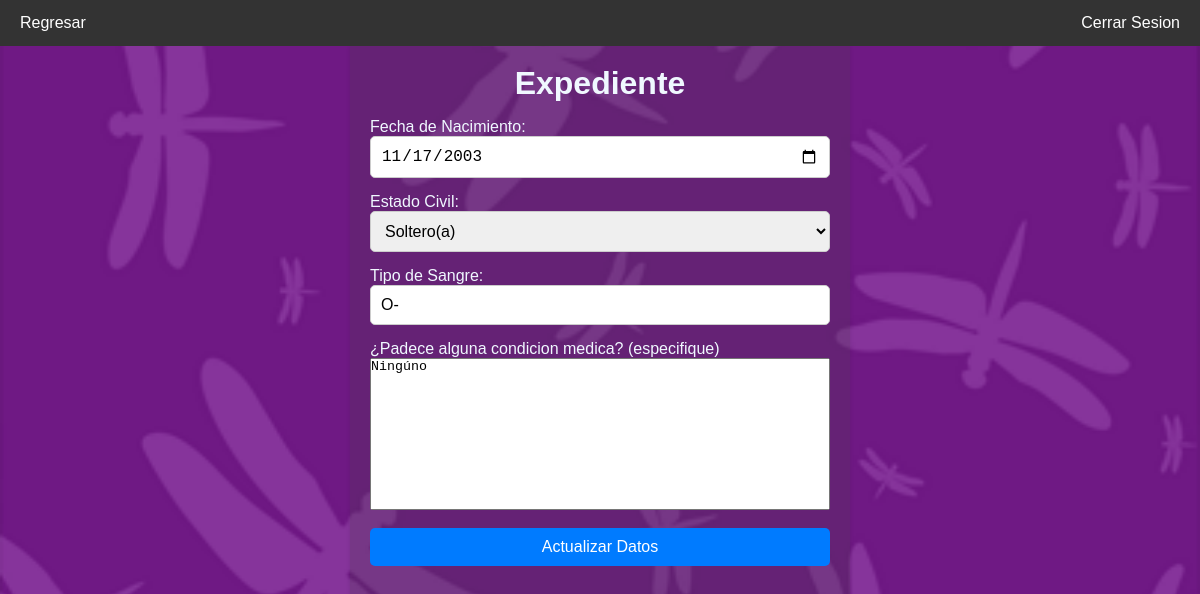
Page /expediente.php (signed in) on the committed database.
### tables this page shows
CREATE TABLE `expediente` (
  `idPersona` int(11) DEFAULT NULL,
  `nss` varchar(100) DEFAULT NULL,
  `vigenciaDerechos` varchar(100) DEFAULT NULL,
  `tipoSangre` varchar(100) DEFAULT NULL,
  `fechaNacimiento` date DEFAULT NULL,
  `direccion` varchar(255) DEFAULT NULL,
  `condMedicas` varchar(255) DEFAULT NULL,
  `clinica` varchar(100) DEFAULT NULL,
  `idEstadoCivil` int(11) DEFAULT NULL,
  `idCarrera` int(11) DEFAULT NULL,
  `idTutor` int(11) DEFAULT NULL
);

CREATE TABLE `estadocivil` (
  `idEstadoCivil` int(11) NOT NULL,
  `estado` varchar(100) DEFAULT NULL
);

### expediente.php (the view, shortened to what this page needs)
<?php
$pdo = Database::getInstance();
?>
<!DOCTYPE html>
<html lang="en">
<head>
    <link rel="stylesheet" href="assets/css/base.css">
    <link rel="stylesheet" href="assets/css/layout.css">
    <link rel="stylesheet" href="assets/css/components.css">
</head>
<body>
    <?php
        try {
            $idPersona = $_SESSION['idPersona'];
            $sql = "
                SELECT e.fechaNacimiento, e.idEstadoCivil, e.tipoSangre, e.condMedicas
                FROM persona p
                JOIN expediente e ON p.idPersona = e.idPersona
                WHERE p.idPersona = :idPersona
            ";
            $stmt = $pdo->prepare($sql);
            $stmt->bindParam(':idPersona', $idPersona, PDO::PARAM_INT);
            $stmt->execute();
            $datosExpediente = $stmt->fetch(PDO::FETCH_ASSOC);
        } catch (PDOException $e) {
            echo 'Query failed: ' . $e->getMessage();
        }
    ?>
    <div class="container full-height centered">
        <div class="card" style="text-align: left;">
            <div class="navbar">
                <a href="menu.php">Regresar</a>
                <a href='index.php?exit=true' style="float: right;">Cerrar Sesion</a>
            </div>
            <div class="title">
                <h1>Expediente</h1>
            </div>
            <form action="controller/actualizarDatosExpediente.php" class="form" method="POST" enctype="multipart/form-data">
                <label >Fecha de Nacimiento:</label>
                <input type="date" name="fechaNacimiento" required value="<?php echo $datosExpediente['fechaNacimiento'];?>">
                <label >Estado Civil:</label>
                <?php
                    echo "
                    <select name='idEstadoCivil' required>
                    <option value='' ". ($datosExpediente['idEstadoCivil'] == '' ? 'selected' : '') .">Seleccionar</option>
                    ";
                    try {
                    $stmt = $pdo->query('SELECT * FROM estadocivil');
                    $result = $stmt->fetchAll(PDO::FETCH_ASSOC);
                    foreach ($result as $row) {
                        echo "<option value='" . $row['idEstadoCivil'] . "' ". ($datosExpediente['idEstadoCivil'] == $row['idEstadoCivil'] ? 'selected' : '') .">" . $row["estado"] . "</option>";
                    }
                    } catch (PDOException $e) {
                    echo 'Query failed: ' . $e->getMessage();
                    }
                    echo "</select>";
                ?>
                <label >Tipo de Sangre:</label>
                <input type="text" name="tipoSangre" required value="<?php echo $datosExpediente['tipoSangre'];?>">
                <label >¿Padece alguna condicion medica? (especifique)</label>
                <textarea name="condMedicas" rows="10" cols="50" required ><?php echo $datosExpediente['condMedicas'];?></textarea><br>
                <button type="submit" class="btn-primary">Actualizar Datos</button>
            </form>
        </div>
    </div>
</body>
</html>

### assets/css/base.css (style rules this page uses)
* { margin: 0; padding: 0; box-sizing: border-box; }
body { font-family: Arial, sans-serif; background-color: #cfd8dc; display: flex; justify-content: center; align-items: center; background-image: url("../imgs/fondo-morado.png"); background-repeat: no-repeat, repeat; background-size: cover; background-position: center; background-attachment: fixed; }
a { text-decoration: none; color: inherit; cursor: pointer; }
h1, h2, h3, h4, h5, h6 { margin-bottom: 1rem; }
textarea { resize: none; }

### assets/css/layout.css (style rules this page uses)
.container { width: 100%; max-width: 1200px; margin: 0 auto; margin-top: 45px; }
.centered { display: flex; justify-content: center; align-items: center; height: 100%; }
.card { background-color: #4745483e; padding: 20px; box-shadow: 0 2px 4px rgba(0, 0, 0, 0.1); width: 100%; height: 100%; max-width: 500px; min-height: 100vh; box-sizing: border-box; color: aliceblue; }
.title { text-align: center; }
.navbar { width: 100%; background-color: #333; overflow: hidden; position: fixed; top: 0; left: 0; z-index: 1000; }
.navbar a { float: left; display: block; color: white; text-align: center; padding: 14px 20px; text-decoration: none; }

### assets/css/components.css (style rules this page uses)
.form { display: flex; flex-direction: column; }
.form input, select { padding: 10px; margin-bottom: 15px; border: 1px solid #ccc; border-radius: 5px; font-size: 16px; }
.form .btn-primary { padding: 10px; border: none; border-radius: 5px; background-color: #007bff; color: white; font-size: 16px; cursor: pointer; transition: background-color 0.3s ease; }

### rows in the picture
expediente: fechaNacimiento "11/17/2003", idEstadoCivil "Soltero(a)", tipoSangre "O-", condMedicas "Ningúno"
